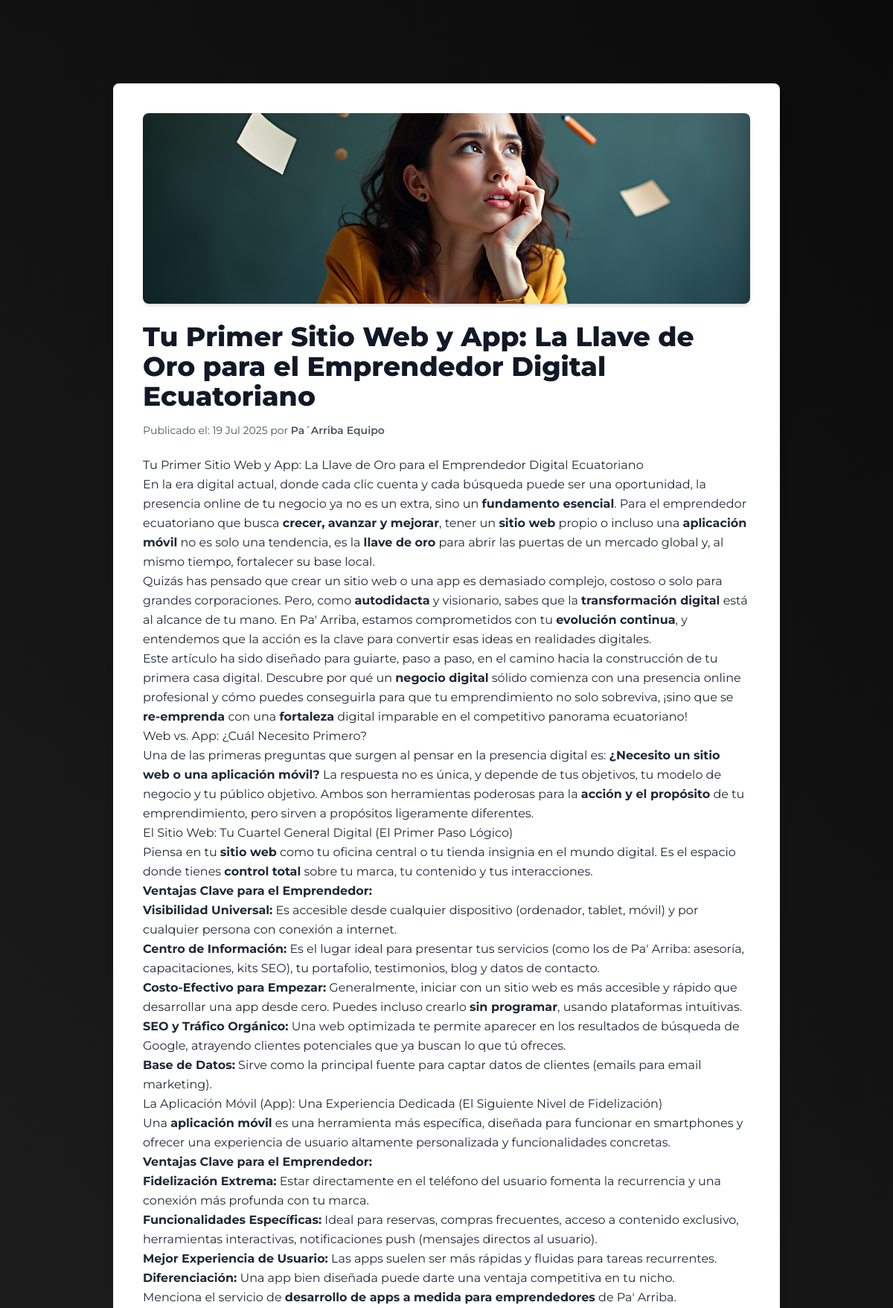
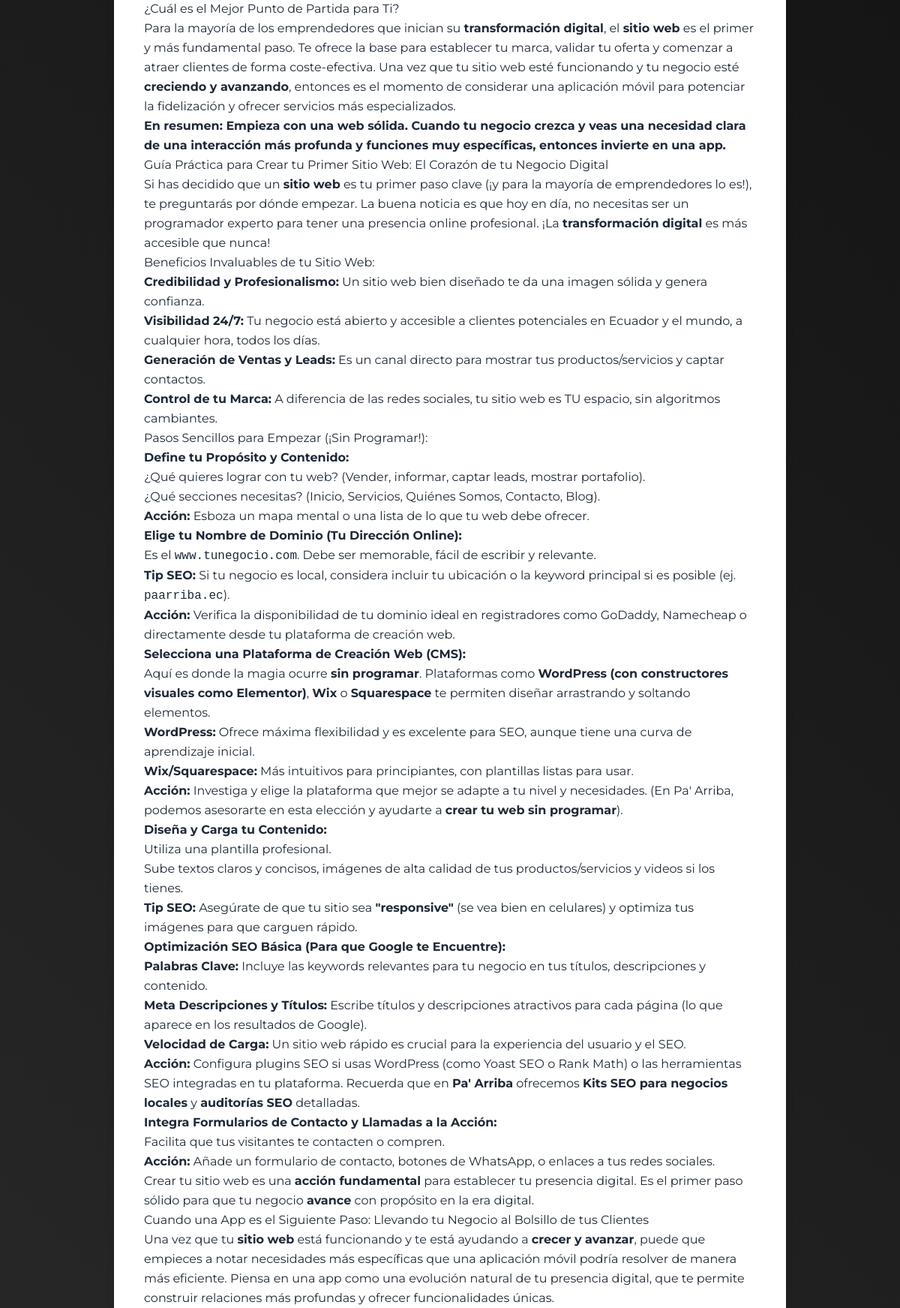
The page /blog/u-primer-sitio-web-y-app-la-llave-de-oro-para-el-emprendedor-digital-ecuatoriano/ (upper part) on the database its author committed (2 pictures, top to bottom).
### blog/models.py (models this page shows, shortened)
class Post(models.Model):
    title = models.CharField(max_length=200, verbose_name="Título del Artículo")
    meta_description = models.CharField(
        max_length=160,
        blank=True,
        null=True,
        help_text="Breve descripción para los motores de búsqueda (máx. 160 caracteres)."
    )
    content = RichTextField(blank=True, null=True, verbose_name="Contenido del Artículo")
    published_date = models.DateTimeField(default=timezone.now, verbose_name="Fecha de Publicación")
    author = models.CharField(max_length=100, default="Pa´Arriba Equipo", verbose_name="Autor")
    slug = models.SlugField(unique=True, blank=True, null=True, max_length=200, verbose_name="Slug (URL amigable)")
    image = models.ImageField(upload_to='blog_images/', blank=True, null=True, verbose_name="Imagen Destacada")
    image_alt_text = models.CharField(
        max_length=255,
        blank=True,
        null=True,
        help_text="Texto alternativo para la imagen (importante para SEO y accesibilidad)."
    )
    keywords = models.CharField(
        max_length=255,
        blank=True,
        null=True,
        help_text="Palabras clave separadas por comas para SEO."
    )
    is_published = models.BooleanField(default=False, verbose_name="Publicado")
    class Meta:
        ordering = ['-published_date']
        verbose_name = "Artículo de Blog"
        verbose_name_plural = "Artículos de Blog"

### blog/views.py (the view)
# urls.py: path('<slug:slug>/', views.post_detail, name='post_detail'),
def post_detail(request, slug):
    post = get_object_or_404(Post, slug=slug, is_published=True)
    context = {
        'post': post
    }
    return render(request, 'blog/detalle_post.html', context)

### blog/templates/blog/detalle_post.html (shortened to what this page needs)
{% extends 'base.html' %}
{% load static %}
{% block content %}
<main class="container mx-auto px-4 py-8 mt-20">
    <article class="bg-white rounded-lg shadow-lg overflow-hidden p-6 md:p-8 lg:p-10 max-w-4xl mx-auto">
        {% if post.image %}
        <img src="{% static 'core/gallery_images/' %}{{ post.image.name|cut:'blog_images/' }}" alt="{{ post.image_alt_text|default:post.title }}" class="w-full h-64 object-cover rounded-lg mb-6 shadow-md">
        {% endif %}
        <h1 class="text-4xl font-extrabold text-gray-900 mb-4">{{ post.title }}</h1>
        <p class="text-gray-600 text-sm mb-6">
            Publicado el: {{ post.published_date|date:"d M Y" }} por <span class="font-semibold">{{ post.author }}</span>
        </p>
        <div class="prose max-w-none text-gray-800 leading-relaxed mb-8">
            {{ post.content|safe }}
        </div>
    </article>
</main>
{% endblock %}

### core/static/core/style.css (style rules this page uses)
* { box-sizing: border-box; }
:root { --color-background-dark: #000000; --color-blue-section: #0D47A1; --color-gray-section: #212121; --color-light-bg-box: #F5F5DC; --color-text-light: #FFFFFF; --color-text-gray: #B0B0B0; --color-border-testimonial: #E8E8EA; --color-placeholder-photo: #B0C4DE; --color-green-slogan: #4CAF50; --color-orange-accent: #FF5C00; --color-accent-gold: #FFD700; --pa-arriba-orange-light: #FF8C42; --pa-arriba-orange-force: #FF5C00; --pa-arriba-blue-dark: #0D47A1; --pa-arriba-blue-light: #42A5F5; }
html, body { width: 100%; margin: 0; padding: 0; overflow-x: hidden; }
body { background-image: linear-gradient(45deg, var(--color-background-dark), #333333, var(--color-background-dark)); background-size: 120% 250%; background-size: 250% 250%; animation: animateBackgroundGradient 5s linear infinite alternate; color: var(--color-text-light); font-family: 'Montserrat', sans-serif; margin: 0; padding: 0; display: flex; flex-direction: column; align-items: center; min-height: 100vh; overflow-x: hidden; transition: padding-top 0.3s ease-in-out; position: relative; }

### rows shown on the page
Post: image.name (picture), title "Tu Primer Sitio Web y App: La Llave de Oro para el Emprendedor Digital Ecuatoriano", published_date "19 Jul 2025", author "Pa´Arriba Equipo", content "Tu Primer Sitio Web y App: La Llave de Oro para el Emprendedor Digital Ecuatoriano En la era digital actual, donde cada clic cuenta y cada búsqueda puede ser una oportunidad, la presencia online de tu negocio ya no es un extra, sino un fundamento esencial . Para el emprendedor ecuatoriano que busca crecer, avanzar y mejorar , tener un sitio web propio o incluso una aplicación móvil no es solo una tendencia, es la llave de oro para abrir las puertas de un mercado global y, al mismo tiempo, fortalecer su base local. Quizás has pensado que crear un sitio web o una app es demasiado complejo, costoso o solo para grandes corporaciones. Pero, como autodidacta y visionario, sabes que la…"
